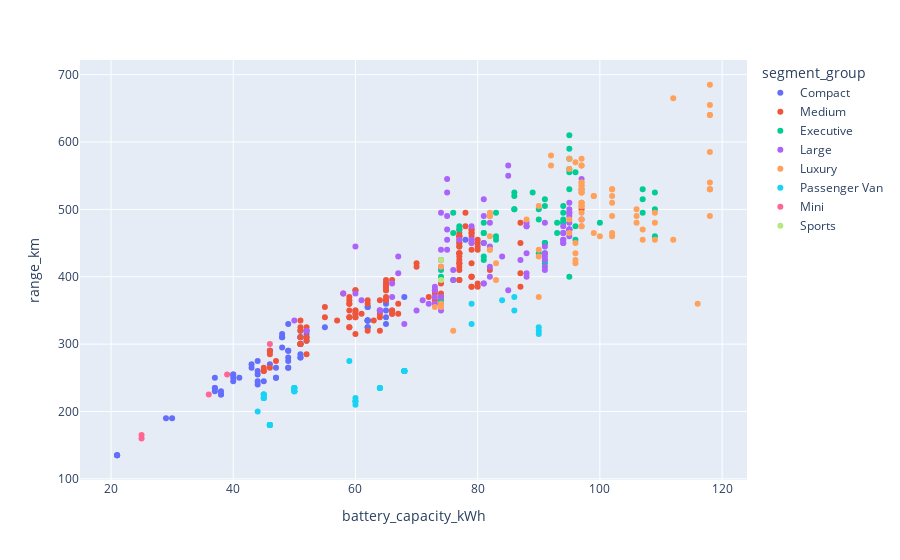

Notebook cell for this chart:
### Markdown cell above
## Multivariate / Combined Visuals

### Code cell
#battery capacity vs. range vs. segment_group
import plotly.express as px
fig = px.scatter(
    data,
    x='battery_capacity_kWh',
    y='range_km',
    color='segment_group'
)

fig.show()

### Figure 1 — Plotly figure (JSON) as saved in the notebook; plotly's stock layout.template omitted (floating-point values rounded to 4 significant figures)
{"data": [{"hovertemplate": "segment_group=Compact<br>battery_capacity_kWh=%{x}<br>range_km=%{y}<extra></extra>", "legendgroup": "Compact", "marker": {"color": "#636efa", "symbol": "circle"}, "mode": "markers", "name": "Compact", "orientation": "v", "showlegend": true, "type": "scatter", "x": [38.0, 38.0, 51.0, 51.0, 51.0, 51.0, 52.0, 52.0, 45.0, 30.0, 43.0, 43.0, 44.0, 44.0, 51.0, 29.0, 40.0, 21.0, 37.0, 21.0, 37.0, 21.0, 37.0, 51.0, 44.0, 44.0, 62.0, 48.0, 65.0, 51.0, 78.0, 55.0, 48.0, 68.0, 49.0, 38.0, 49.0, 49.0, 37.0, 49.0, 49.0, 46.0, 48.0, 44.0, 51.0, 46.0, 51.0, 46.0, 48.0, 40.0, 52.0, 40.0, 40.0, 52.0, 62.0, 62.0, 47.0, 62.0, 62.0, 47.0, 62.0, 62.0, 62.0, 47.0, 62.0, 65.0, 49.0, 65.0, 65.0, 49.0, 65.0, 65.0, 41.0], "xaxis": "x", "y": [225, 225, 280, 280, 320, 310, 310, 305, 245, 190, 270, 265, 255, 240, 300, 190, 255, 135, 235, 135, 230, 135, 235, 310, 260, 275, 335, 295, 390, 310, 455, 325, 310, 370, 265, 230, 280, 290, 250, 290, 330, 290, 315, 245, 285, 270, 300, 290, 310, 245, 315, 250, 255, 320, 325, 335, 250, 335, 325, 250, 335, 335, 355, 265, 355, 330, 275, 365, 340, 265, 360, 350, 250], "yaxis": "y"}, {"hovertemplate": "segment_group=Medium<br>battery_capacity_kWh=%{x}<br>range_km=%{y}<extra></extra>", "legendgroup": "Medium", "marker": {"color": "#EF553B", "symbol": "circle"}, "mode": "markers", "name": "Medium", "orientation": "v", "showlegend": true, "type": "scatter", "x": [60.0, 60.0, 59.0, 77.0, 77.0, 77.0, 59.0, 77.0, 77.0, 77.0, 65.0, 65.0, 65.0, 65.0, 60.0, 45.0, 45.0, 60.0, 59.0, 77.0, 79.0, 77.0, 77.0, 46.0, 51.0, 46.0, 51.0, 58.0, 79.0, 77.0, 52.0, 45.0, 59.0, 59.0, 74.0, 74.0, 74.0, 60.0, 80.0, 80.0, 80.0, 74.0, 72.0, 78.0, 55.0, 78.0, 55.0, 80.0, 80.0, 80.0, 60.0, 65.0, 64.0, 64.0, 65.0, 51.0, 62.0, 74.0, 62.0, 57.0, 46.0, 47.0, 62.0, 66.0, 70.0, 66.0, 66.0, 70.0, 66.0, 66.0, 65.0, 65.0, 63.0, 87.0, 87.0, 87.0, 61.0, 51.0, 51.0, 73.0, 82.0, 73.0, 73.0, 97.0, 51.0, 51.0, 60.0, 60.0, 60.0, 87.0, 52.0, 59.0, 77.0, 79.0, 59.0, 77.0, 77.0, 59.0, 77.0, 77.0, 79.0, 79.0, 64.0, 64.0, 64.0, 79.0, 79.0, 59.0, 77.0, 52.0, 77.0, 77.0, 77.0, 52.0, 77.0, 77.0, 52.0, 67.0, 79.0, 79.0, 79.0, 67.0, 79.0, 79.0, 79.0], "xaxis": "x", "y": [315, 350, 340, 435, 410, 415, 325, 420, 395, 395, 390, 380, 395, 385, 340, 265, 260, 350, 360, 460, 465, 445, 425, 285, 325, 290, 335, 375, 440, 435, 305, 260, 340, 325, 390, 375, 360, 345, 445, 450, 390, 370, 370, 475, 340, 495, 355, 385, 455, 440, 345, 385, 365, 340, 370, 300, 360, 425, 320, 335, 265, 275, 365, 395, 420, 350, 350, 415, 345, 345, 380, 365, 335, 450, 405, 385, 345, 320, 310, 365, 410, 380, 375, 500, 300, 300, 380, 380, 340, 480, 310, 350, 450, 450, 360, 455, 450, 370, 470, 460, 470, 460, 320, 345, 350, 470, 465, 365, 465, 325, 420, 445, 435, 285, 430, 460, 320, 360, 420, 400, 400, 345, 400, 385, 385], "yaxis": "y"}, {"hovertemplate": "segment_group=Executive<br>battery_capacity_kWh=%{x}<br>range_km=%{y}<extra></extra>", "legendgroup": "Executive", "marker": {"color": "#00cc96", "symbol": "circle"}, "mode": "markers", "name": "Executive", "orientation": "v", "showlegend": true, "type": "scatter", "x": [76.0, 95.0, 95.0, 76.0, 95.0, 95.0, 95.0, 95.0, 81.0, 81.0, 81.0, 81.0, 81.0, 81.0, 109.0, 95.0, 109.0, 109.0, 95.0, 89.0, 91.0, 96.0, 91.0, 91.0, 91.0, 91.0, 91.0, 96.0, 96.0, 91.0, 91.0, 90.0, 74.0, 90.0, 74.0, 90.0, 74.0, 107.0, 107.0, 107.0, 94.0, 94.0, 86.0, 77.0, 86.0, 86.0, 77.0, 86.0, 100.0, 93.0, 93.0, 76.0, 83.0, 83.0, 83.0, 94.0, 94.0, 94.0], "xaxis": "x", "y": [465, 575, 560, 495, 610, 590, 530, 555, 430, 425, 480, 465, 465, 450, 500, 470, 525, 460, 400, 525, 515, 555, 505, 450, 450, 450, 435, 475, 455, 425, 420, 435, 365, 500, 410, 485, 400, 515, 495, 530, 485, 495, 500, 475, 525, 500, 470, 520, 480, 465, 480, 395, 460, 495, 455, 505, 480, 480], "yaxis": "y"}, {"hovertemplate": "segment_group=Large<br>battery_capacity_kWh=%{x}<br>range_km=%{y}<extra></extra>", "legendgroup": "Large", "marker": {"color": "#ab63fa", "symbol": "circle"}, "mode": "markers", "name": "Large", "orientation": "v", "showlegend": true, "type": "scatter", "x": [76.0, 76.0, 95.0, 95.0, 95.0, 95.0, 95.0, 95.0, 81.0, 67.0, 81.0, 81.0, 61.0, 82.0, 82.0, 72.0, 87.0, 82.0, 82.0, 91.0, 97.0, 74.0, 97.0, 81.0, 79.0, 77.0, 52.0, 88.0, 91.0, 88.0, 91.0, 91.0, 91.0, 91.0, 91.0, 73.0, 73.0, 84.0, 64.0, 64.0, 74.0, 74.0, 74.0, 50.0, 85.0, 70.0, 64.0, 66.0, 75.0, 85.0, 85.0, 58.0, 73.0, 73.0, 97.0, 79.0, 79.0, 79.0, 67.0, 95.0, 95.0, 95.0, 95.0, 81.0, 68.0, 94.0, 94.0, 74.0, 94.0, 94.0, 94.0, 75.0, 75.0, 75.0, 60.0, 75.0, 75.0, 60.0, 88.0, 88.0, 88.0, 88.0, 66.0, 94.0, 94.0, 71.0], "xaxis": "x", "y": [395, 410, 510, 500, 490, 480, 470, 495, 450, 430, 515, 490, 365, 445, 480, 360, 425, 400, 415, 430, 530, 415, 545, 390, 455, 455, 320, 435, 445, 475, 480, 425, 435, 415, 410, 385, 380, 430, 350, 350, 350, 495, 440, 335, 380, 350, 350, 390, 440, 565, 550, 375, 370, 360, 485, 455, 450, 475, 405, 470, 470, 495, 460, 390, 330, 450, 465, 370, 465, 455, 455, 525, 545, 490, 445, 455, 470, 375, 405, 400, 475, 480, 370, 475, 450, 365], "yaxis": "y"}, {"hovertemplate": "segment_group=Luxury<br>battery_capacity_kWh=%{x}<br>range_km=%{y}<extra></extra>", "legendgroup": "Luxury", "marker": {"color": "#FFA15A", "symbol": "circle"}, "mode": "markers", "name": "Luxury", "orientation": "v", "showlegend": true, "type": "scatter", "x": [97.0, 97.0, 97.0, 97.0, 102.0, 102.0, 102.0, 102.0, 82.0, 112.0, 76.0, 90.0, 106.0, 106.0, 106.0, 73.0, 96.0, 96.0, 96.0, 96.0, 109.0, 109.0, 109.0, 99.0, 99.0, 99.0, 112.0, 92.0, 92.0, 83.0, 83.0, 96.0, 118.0, 118.0, 118.0, 118.0, 118.0, 118.0, 118.0, 118.0, 118.0, 118.0, 116.0, 90.0, 74.0, 90.0, 74.0, 90.0, 74.0, 82.0, 82.0, 97.0, 97.0, 82.0, 97.0, 97.0, 97.0, 82.0, 97.0, 97.0, 97.0, 97.0, 82.0, 97.0, 97.0, 97.0, 97.0, 97.0, 97.0, 97.0, 97.0, 102.0, 95.0, 95.0, 95.0, 95.0, 88.0, 102.0, 102.0, 100.0, 107.0, 107.0], "xaxis": "x", "y": [525, 525, 540, 540, 490, 520, 510, 460, 440, 455, 320, 370, 490, 500, 480, 355, 435, 420, 425, 450, 495, 455, 480, 520, 465, 520, 665, 565, 580, 395, 420, 570, 655, 685, 640, 640, 585, 530, 540, 530, 530, 490, 360, 430, 355, 440, 360, 505, 415, 495, 490, 510, 565, 490, 510, 565, 510, 440, 535, 505, 575, 530, 460, 535, 495, 475, 475, 525, 485, 505, 505, 465, 575, 560, 485, 465, 485, 530, 530, 460, 470, 455], "yaxis": "y"}, {"hovertemplate": "segment_group=Passenger Van<br>battery_capacity_kWh=%{x}<br>range_km=%{y}<extra></extra>", "legendgroup": "Passenger Van", "marker": {"color": "#19d3f3", "symbol": "circle"}, "mode": "markers", "name": "Passenger Van", "orientation": "v", "showlegend": true, "type": "scatter", "x": [50.0, 50.0, 46.0, 68.0, 46.0, 68.0, 44.0, 64.0, 64.0, 64.0, 64.0, 84.0, 45.0, 45.0, 60.0, 60.0, 90.0, 90.0, 60.0, 60.0, 90.0, 45.0, 45.0, 50.0, 50.0, 46.0, 68.0, 46.0, 68.0, 50.0, 50.0, 46.0, 68.0, 46.0, 68.0, 45.0, 45.0, 68.0, 46.0, 68.0, 50.0, 50.0, 86.0, 86.0, 79.0, 79.0, 59.0], "xaxis": "x", "y": [235, 230, 180, 260, 180, 260, 200, 235, 235, 235, 235, 365, 220, 225, 210, 215, 315, 320, 215, 220, 325, 225, 220, 235, 230, 180, 260, 180, 260, 235, 230, 180, 260, 180, 260, 225, 220, 260, 180, 260, 235, 230, 350, 370, 330, 360, 275], "yaxis": "y"}, {"hovertemplate": "segment_group=Mini<br>battery_capacity_kWh=%{x}<br>range_km=%{y}<extra></extra>", "legendgroup": "Mini", "marker": {"color": "#FF6692", "symbol": "circle"}, "mode": "markers", "name": "Mini", "orientation": "v", "showlegend": true, "type": "scatter", "x": [25.0, 25.0, 46.0, 39.0, 36.0], "xaxis": "x", "y": [165, 160, 300, 255, 225], "yaxis": "y"}, {"hovertemplate": "segment_group=Sports<br>battery_capacity_kWh=%{x}<br>range_km=%{y}<extra></extra>", "legendgroup": "Sports", "marker": {"color": "#B6E880", "symbol": "circle"}, "mode": "markers", "name": "Sports", "orientation": "v", "showlegend": true, "type": "scatter", "x": [74.0, 74.0], "xaxis": "x", "y": [395, 425], "yaxis": "y"}], "layout": {"legend": {"title": {"text": "segment_group"}, "tracegroupgap": 0}, "margin": {"t": 60}, "xaxis": {"anchor": "y", "domain": [0, 1], "title": {"text": "battery_capacity_kWh"}}, "yaxis": {"anchor": "x", "domain": [0, 1], "title": {"text": "range_km"}}}}
